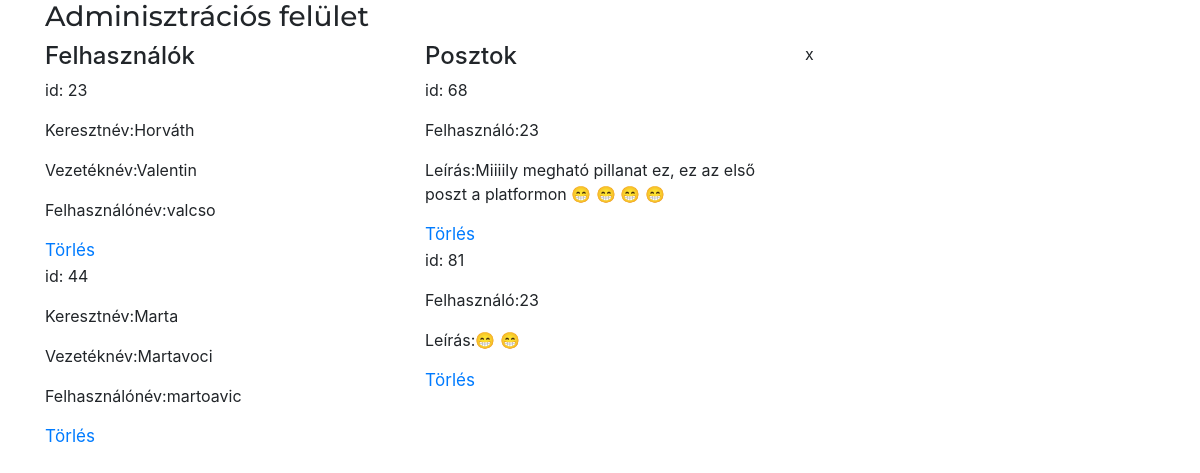
Page /admin/adminhome.php on the earlier database version.
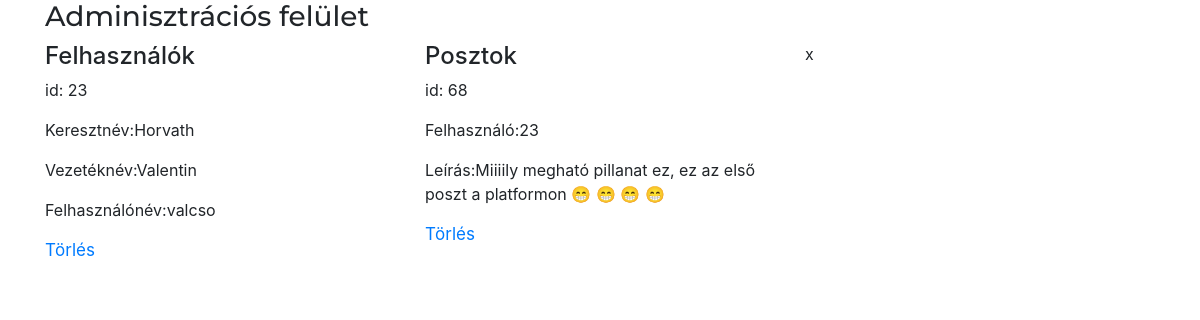
Same page on the later database version.
### tables this page shows
CREATE TABLE IF NOT EXISTS `users` (
  `user_id` int(11) NOT NULL AUTO_INCREMENT,
  `f_name` mediumtext NOT NULL,
  `l_name` mediumtext NOT NULL,
  `username` varchar(100) NOT NULL,
  `password` varchar(255) NOT NULL,
  `email` varchar(255) NOT NULL,
  `szakirany` varchar(255) NOT NULL,
  `user_image` varchar(111) NOT NULL,
  `posts` varchar(3) NOT NULL,
  `recovery_account` varchar(255) NOT NULL,
  `reg_date` timestamp NOT NULL DEFAULT CURRENT_TIMESTAMP,
  `cover_image` varchar(255) NOT NULL,
  PRIMARY KEY (`user_id`)
);

CREATE TABLE IF NOT EXISTS `posts` (
  `post_id` int(11) NOT NULL AUTO_INCREMENT,
  `user_id` int(11) NOT NULL,
  `post_comment` varchar(3000) NOT NULL,
  `upload_image` varchar(255) NOT NULL,
  `post_date` timestamp NOT NULL DEFAULT CURRENT_TIMESTAMP,
  PRIMARY KEY (`post_id`)
);

### admin/adminhome.php (the view, shortened to what this page needs)
<!DOCTYPE html>
<html>
<head>
    <link rel="stylesheet" href="../css/bootstrap.css">
</head>
<body>
 <div class="container">
     <div class="row row-no-gutters">
         <div class="col-xs-6 col-md-4">
             <h3>Adminisztrációs felület</h3>
         </div>
     </div>
     <div class="row row-no-gutters">
         <div class="col-xs-6 col-md-4">
             <h4>Felhasználók</h4>
             <?php
             include '../php/connection.php';
             $user="select * from users";
             $run_user=mysqli_query($con,$user);
             while($row_user=mysqli_fetch_array($run_user)){
                 $id=$row_user['user_id'];
                 $fname=$row_user['f_name'];
                 $lname=$row_user['l_name'];
                 $name=$row_user['username'];
                 echo "
                 <p>id: $id<p>Keresztnév:$fname</p><p>Vezetéknév:$lname</p><p>Felhasználónév:$name</p>
                 <a href='adminhome.php?id=$id'>Törlés</a>
                 ";
             }
             ?>
         </div>
         <div class="col-xs-6 col-md-4">
             <h4>Posztok</h4>
             <?php
             include '../php/connection.php';
             $post="select * from posts";
             $run_post=mysqli_query($con,$post);
             while($row_post=mysqli_fetch_array($run_post)){
                 $id=$row_post['post_id'];
                 $user_id=$row_post['user_id'];
                 $content=$row_post['post_comment'];
                 echo "
                 <p>id: $id<p>Felhasználó:$user_id</p><p>Leírás:$content</p>
                 <a href='adminhome.php?id=$id'>Törlés</a>
                 ";
             }
             ?>
         </div>
         <div class="col-xs-6 col-md-4">
             x
         </div>
     </div>
 </div>
</body>
</html>

Differences in the rows shown:
removed users: user_id "44", f_name "Marta", l_name "Martavoci", username "martoavic"
removed posts: post_id "81", user "23", post_comment "😁 😁"
changed users "Valentin": f_name "Horváth" → "Horvath"
